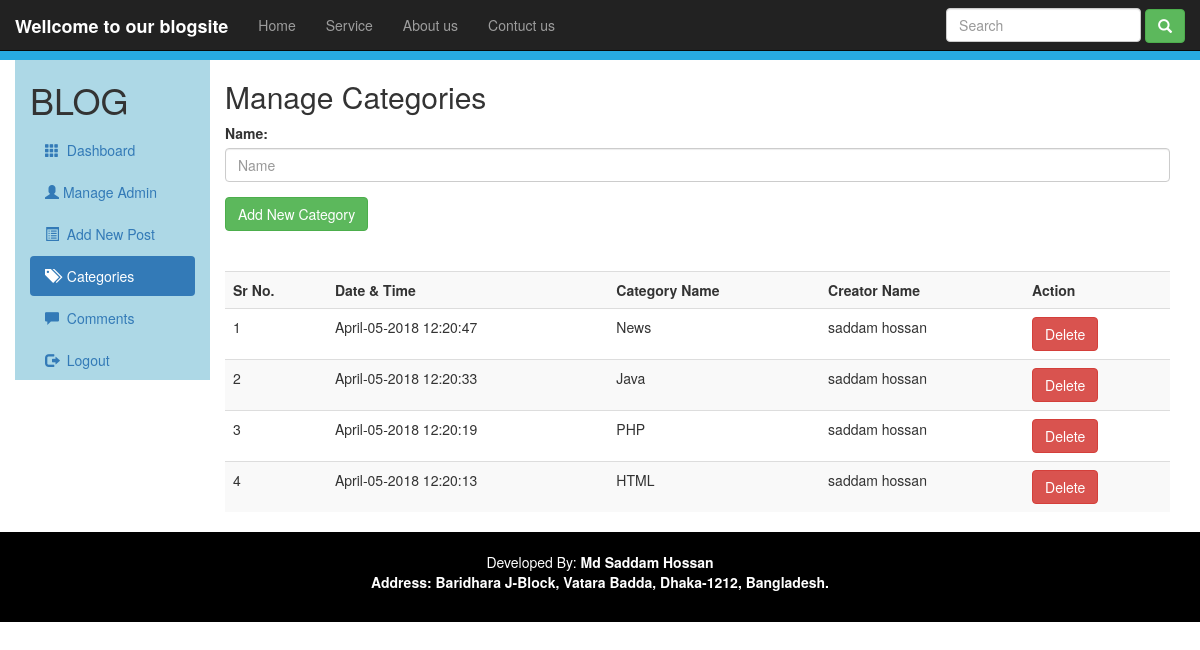
/category.php (signed in), run on the app's committed database.
### tables this page shows
CREATE TABLE `category` (
  `id` int(10) NOT NULL,
  `datetime` varchar(50) NOT NULL,
  `name` varchar(100) NOT NULL,
  `creatorname` varchar(200) NOT NULL
);

### category.php (the view, shortened to what this page needs)
<?php
require "header.php";
?>
<!DOCTYPE html>
<html>
<head>
<link rel="stylesheet" href="https://maxcdn.bootstrapcdn.com/bootstrap/3.3.7/css/bootstrap.min.css">
<link rel="stylesheet" href="style.css"/>
</head>
<body>
<div class ="container-fluid">
<div class="raw">
<div class="col-sm-2" style="background-color:lightblue">
<h1>BLOG</h1>
<ul class="nav nav-pills nav-stacked">
<li><a href="dashboard.php">
<span class="glyphicon glyphicon-th"></span>&nbsp;&nbsp;Dashboard</a></li>
<li><a href="admin.php">
<span class="glyphicon glyphicon-user"></span>&nbsp;Manage Admin</a></li>
<li><a href="new_post.php">
<span class="glyphicon glyphicon-list-alt"></span>&nbsp;&nbsp;Add New Post</a></li>
<li class="active"><a href="category.php">
<span class="glyphicon glyphicon-tags"></span>&nbsp;&nbsp;Categories</a></li>
<li><a href="contact.php">
<span class="glyphicon glyphicon-comment"></span>&nbsp;&nbsp;Comments</a></li>
<li><a href="logout.php">
<span class="glyphicon glyphicon-log-out"></span>&nbsp;&nbsp;Logout</a></li>
</ul>
</div>
<div class="col-sm-10">
<h2>Manage Categories</h2>
<div>
<form action ="category.php" method="POST" >
<div class="form-group">
<label for="categoryname">Name:</label>
<input type="text" name="category" class="form-control" id="categoryname" placeholder="Name">
</div>
<input class="btn btn-success" type="submit" name="submit" value="Add New Category">
</form>
</div>
<br><br>
<div class="table-responsive">
     <table class="table table-striped table-hover">
        <tr>
            <th>Sr No.</th>
            <th>Date & Time</th>
            <th>Category Name</th>
            <th>Creator Name</th>
            <th>Action</th>
        </tr>
        <?php
        require "db_controller.php";
        $sql="SELECT * FROM category ORDER BY datetime desc";
        $execute=mysqli_query($conn,$sql);
        $SrNo=0;
        while($DataRows=mysqli_fetch_array($execute)) {
            $Id=$DataRows["id"];
            $DateTime=$DataRows["datetime"];
            $CategoryName=$DataRows["name"];
            $CreatorName=$DataRows["creatorname"];
            $SrNo++;
        ?>
        <tr>
            <td><?php echo $SrNo; ?></td>
            <td><?php echo $DateTime; ?></td>
            <td><?php echo $CategoryName ?></td>
            <td><?php echo $CreatorName; ?></td>
            <td>
            <a href="DeleteCategory.php?id=<?php echo $Id; ?>">
            <span class="btn btn-danger">Delete</span>
            </a></td>
        </tr>
        <?php } ?>
     </table>
</div>
</div>
</div>
</div>
<?php require "footer.php"?>
</body>
</html>

### category.php (style rules this page uses)
body { background-color: ; }
.col-sm-10 { background-color: ; }

### data on the page
category: name "News", creatorname "saddam hossan"
category: name "Java", creatorname "saddam hossan"
category: name "PHP", creatorname "saddam hossan"
category: name "HTML", creatorname "saddam hossan"
